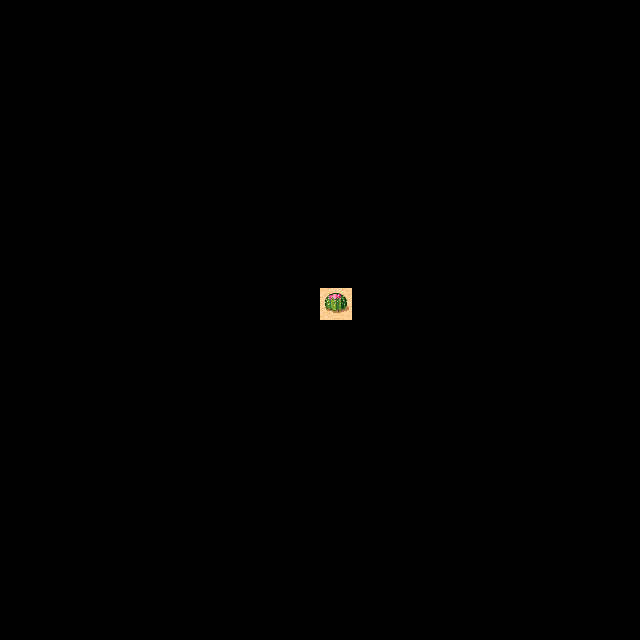

Rendered tile map (Tiled .tmx) drawn with the repository's tilesets; below, a short description and the map source with its tile grids summarised:
An orthogonal 20x20 tile map with 32x32 px tiles, 1 tile layer (Layer_1).

<map version="1.0" orientation="orthogonal" renderorder="right-down" width="20" height="20" tilewidth="32" tileheight="32" nextobjectid="1">
 <tileset firstgid="1" name="ship_tiles" tilewidth="32" tileheight="32" spacing="1" margin="1">
  <image source="ship_tiles.png" width="265" height="199" />
 </tileset>
 <layer name="Layer_1" width="20" height="20">
  <data>[400 cells, 1 non-empty, 1 distinct tile ids]</data>
 </layer>
</map>
